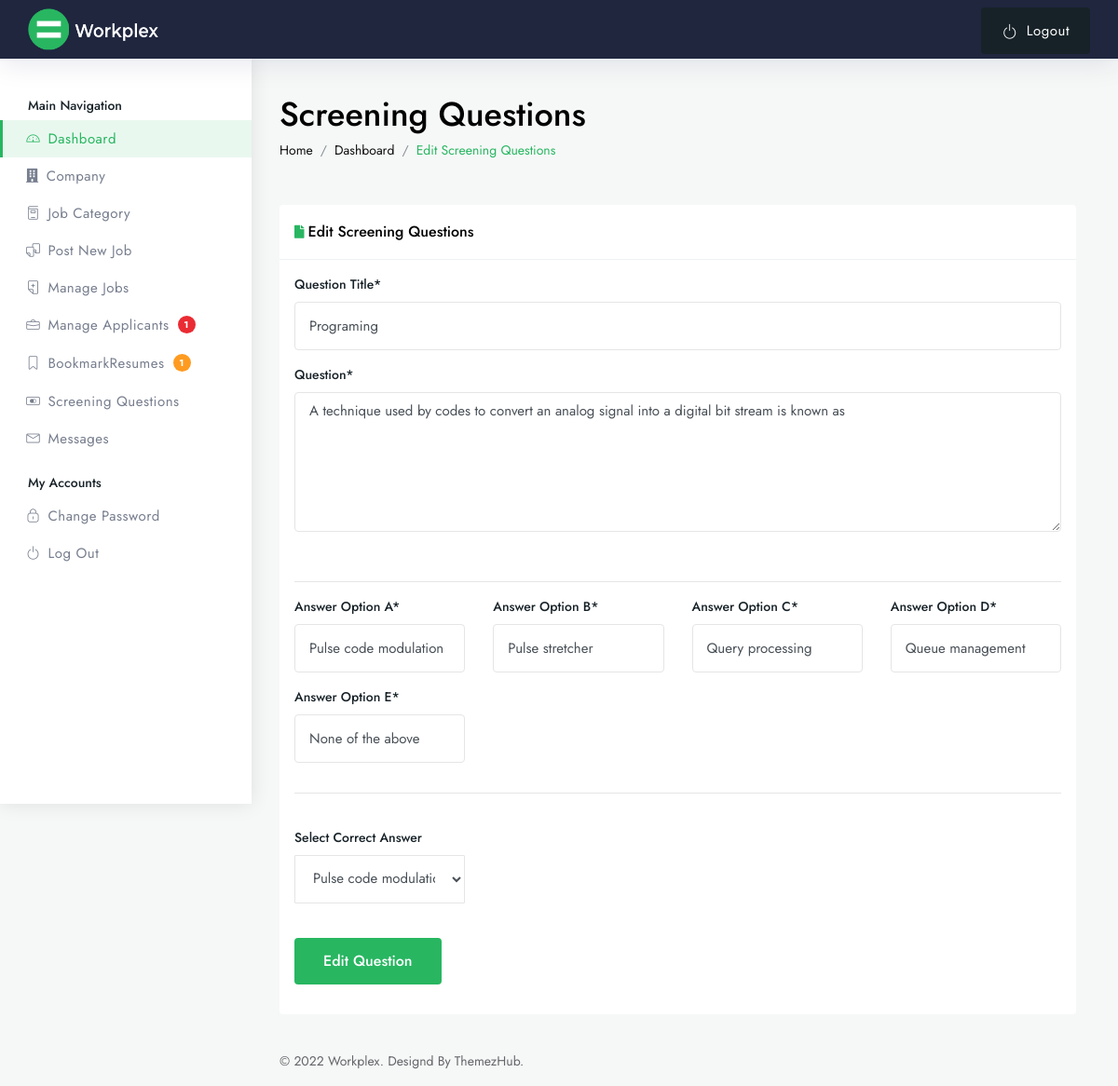
The app's page /admin/dashboard-screen-question-edit.php?id=11 (signed in) with its own data.
### tables this page shows
CREATE TABLE IF NOT EXISTS `tblscreening` (
  `id` int(11) NOT NULL AUTO_INCREMENT,
  `q_title` varchar(200) NOT NULL,
  `question` text NOT NULL,
  `opt_A` varchar(50) NOT NULL,
  `opt_B` varchar(50) NOT NULL,
  `opt_C` varchar(50) NOT NULL,
  `opt_D` varchar(50) NOT NULL,
  `opt_E` varchar(50) NOT NULL,
  `status` varchar(20) NOT NULL,
  PRIMARY KEY (`id`)
);

CREATE TABLE IF NOT EXISTS `tblscreening_answer` (
  `id` int(11) NOT NULL AUTO_INCREMENT,
  `question_id` int(11) NOT NULL,
  `ideal_ans_opt` varchar(11) NOT NULL,
  `ideal_ans` varchar(50) NOT NULL,
  PRIMARY KEY (`id`)
);

### admin/dashboard-screen-question-edit.php (the view, shortened to what this page needs)
<!DOCTYPE html>
<html lang="zxx">
<?php
if (!empty($_GET['id'])) {
   $id = $_GET['id'];
} else {
   header('location: dashboard-companys.php');
}
?>
<?php require 'include/phpcode.php';
$query = "SELECT * from tblscreening WHERE id = '$id'";
$result = mysqli_query($con, $query);
$row = mysqli_fetch_array($result);
$question_id = $row['id'];
$q_title = $row['q_title'];
$question = $row['question'];
$opt_A = $row['opt_A'];
$opt_B = $row['opt_B'];
$opt_C = $row['opt_C'];
$opt_D = $row['opt_D'];
$opt_E = $row['opt_E'];
$query = "SELECT * from tblscreening_answer WHERE question_id = '$question_id'";
$result = mysqli_query($con, $query);
$row = mysqli_fetch_array($result);
$ideal_ans_opt = $row['ideal_ans_opt'];
$ideal_ans = $row['ideal_ans'];
?>
<head>
   <link href="assets/css/styles.css" rel="stylesheet">
</head>
<body>
   <div id="main-wrapper">
      <?php include 'header.php' ?>
      <div class="dashboard-wrap bg-light">
         <?php include 'sidenav.php' ?>
         <div class="dashboard-content">
            <div class="dashboard-tlbar d-block mb-5">
               <div class="row">
                  <div class="colxl-12 col-lg-12 col-md-12">
                     <h1 class="ft-medium"> Screening Questions</h1>
                     <nav aria-label="breadcrumb">
                        <ol class="breadcrumb">
                           <li class="breadcrumb-item text-muted"><a href="#">Home</a></li>
                           <li class="breadcrumb-item text-muted"><a href="#">Dashboard</a></li>
                           <li class="breadcrumb-item"><a href="#" class="theme-cl">Edit Screening Questions</a></li>
                        </ol>
                     </nav>
                  </div>
               </div>
            </div>
            <div class="dashboard-widg-bar d-block">
               <div class="row">
                  <div class="col-xl-12 col-lg-12 col-md-12">
                     <div class="_dashboard_content bg-white rounded mb-4">
                        <div class="_dashboard_content_header br-bottom py-3 px-3">
                           <div class="_dashboard__header_flex">
                              <h4 class="mb-0 ft-medium fs-md"><i class="fa fa-file mr-1 theme-cl fs-sm"></i>Edit Screening Questions</h4>
                           </div>
                        </div>
                        <div class="_dashboard_content_body py-3 px-3">
                           <form class="row" method="post">
                              <div class="col-xl-12 col-lg-12 col-md-12">
                                 <div class="row">
                                    <div class="col-xl-12 col-lg-12 col-md-12">
                                       <div class="form-group">
                                          <label class="text-dark ft-medium">Question Title*</label>
                                          <input type="text" class="form-control rounded" placeholder="Title" name="q_title" value="<?php echo $q_title ?>">
                                       </div>
                                    </div>
                                    <div class="col-xl-12 col-lg-12 col-md-12">
                                       <div class="form-group">
                                          <label class="text-dark ft-medium">Question*</label>
                                          <textarea class="form-control rounded" placeholder="Add Screening Question." name="question"><?php echo $question ?></textarea>
                                       </div><br>
                                       <hr>
                                    </div>
                                    <div class="col-xl-3 col-lg-3 col-md-3">
                                       <div class="form-group">
                                          <label class="text-dark ft-medium">Answer Option A*</label>
                                          <input type="text" class="form-control rounded" placeholder="Option A" name="opt_A" value="<?php echo $opt_A ?>" required>
                                       </div>
                                    </div>
                                    <div class="col-xl-3 col-lg-3 col-md-3">
                                       <div class="form-group">
                                          <label class="text-dark ft-medium">Answer Option B*</label>
                                          <input type="text" class="form-control rounded" placeholder="Option B" name="opt_B" value="<?php echo $opt_B ?>" required>
                                       </div>
                                    </div>
                                    <div class="col-xl-3 col-lg-3 col-md-3">
                                       <div class="form-group">
                                          <label class="text-dark ft-medium">Answer Option C*</label>
                                          <input type="text" class="form-control rounded" placeholder="Option C" name="opt_C" value="<?php echo $opt_C ?>" required>
                                       </div>
                                    </div>
                                    <div class="col-xl-3 col-lg-3 col-md-3">
                                       <div class="form-group">
                                          <label class="text-dark ft-medium">Answer Option D*</label>
                                          <input type="text" class="form-control rounded" placeholder="Option D" name="opt_D" value="<?php echo $opt_D ?>" required>
                                       </div>
                                    </div>
                                    <div class="col-xl-3 col-lg-3 col-md-3">
                                       <div class="form-group">
                                          <label class="text-dark ft-medium">Answer Option E*</label>
                                          <input type="text" class="form-control rounded" placeholder="Option E" name="opt_E" value="<?php echo $opt_E ?>" required>
                                       </div>
                                    </div>
                                    <div class="col-xl-12 col-lg-12 col-md-12">
                                       <hr><br>
                                       <label class="text-dark ft-medium">Select Correct Answer </label><br>
                                    </div>
                                    <div class="col-xl-3 col-lg-3 col-md-3">
                                       <div class="form-group">
                                          <select class="form-control" name="ideal_ans_opt" required>
                                             <option hidden selected value="<?php echo $ideal_ans_opt ?>"><?php echo $ideal_ans ?> - (<?php echo $ideal_ans_opt ?>)</option>
                                          </select>
                                       </div><br>
                                    </div>
                                    <div class="col-12">
                                       <div class="form-group">
                                          <button type="submit" class="btn btn-md ft-medium text-light rounded theme-bg" name="edit_question">Edit Question</button>
                                       </div>
                                    </div>
                                 </div>
                           </form>
                        </div>
                     </div>
                  </div>
               </div>
            </div>
            <?php include 'footer.php' ?>
         </div>
      </div>
   </div>
</body>
</html>

### records on screen
tblscreening: q_title "Programing", question "A technique used by codes to convert an analog signal into a digital bit stream is known as", opt_A "Pulse code modulation", opt_B "Pulse stretcher", opt_C "Query processing", opt_D "Queue management", opt_E "None of the above"
tblscreening_answer: ideal_ans_opt "Pulse code modulation - (A)"

### other values on screen
$appliedjobs "1"
$bookmark "1"
